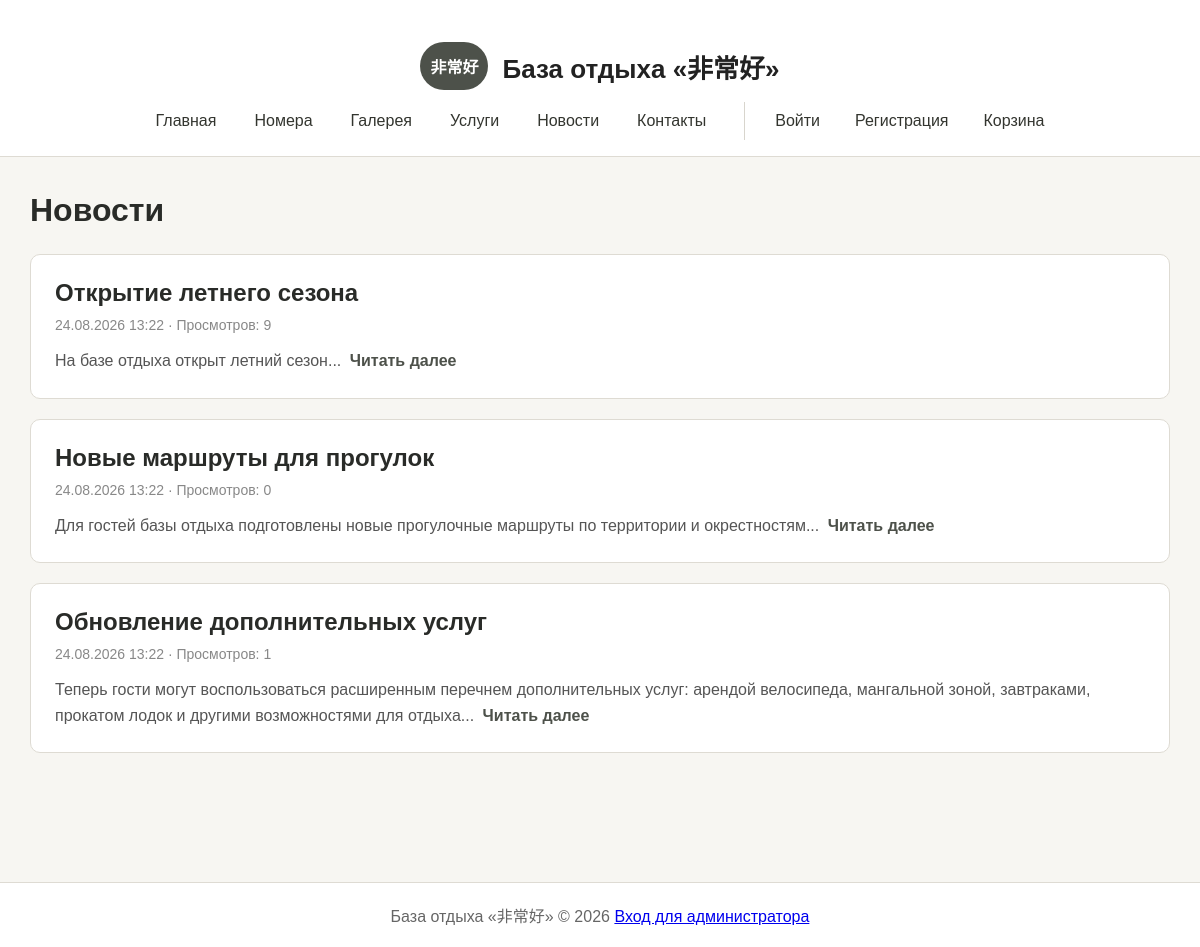
Page /news.php on the committed database.
### news.php (the view, shortened to what this page needs)
<?php
require_once 'includes/config.php';
$result = $conn->query("
    SELECT
        `Код_новости`,
        `Заголовок`,
        `Текст`,
        `Дата_публикации`,
        `Просмотры`
    FROM `Новости`
    ORDER BY `Дата_публикации` DESC
");
require_once 'includes/header.php';
?>
<h1>Новости</h1>
<?php if ($result->num_rows > 0): ?>
    <div class="news-list">
        <?php while ($news = $result->fetch_assoc()): ?>
            <div class="news-card">
                <h2>
                    <?php echo htmlspecialchars($news['Заголовок']); ?>
                </h2>
                <div class="news-meta">
                    <?php
                    echo date(
                        'd.m.Y H:i',
                        strtotime($news['Дата_публикации'])
                    );
                    ?>
                    · Просмотров:
                    <?php echo $news['Просмотры']; ?>
                </div>
                <div class="news-text">
                    <?php
                    $parts = explode('.', $news['Текст'], 2);
                    echo htmlspecialchars(trim($parts[0]));
                    ?>...
                    <a
                        href="news_view.php?id=<?php echo $news['Код_новости']; ?>"
                        class="read-more">
                        Читать далее
                    </a>
                </div>
            </div>
        <?php endwhile; ?>
    </div>
<?php else: ?>
    <div class="card">
        Новостей пока нет.
    </div>
<?php endif; ?>
<?php require_once 'includes/footer.php'; ?>

### includes/header.php (style rules this page uses)
* { box-sizing: border-box; }
body { margin: 0; font-family: Arial, sans-serif; background: #f7f6f2; color: #292b28; }
h1 { font-size: 32px; margin-top: 0; margin-bottom: 25px; }
h2 { font-size: 24px; }

### news.php (style rules this page uses)
.news-list { display: grid; gap: 20px; }
.news-card { background: #ffffff; border: 1px solid #dedbd3; border-radius: 10px; padding: 24px; }
.news-card h2 { margin-top: 0; margin-bottom: 10px; }
.news-meta { color: #888; font-size: 14px; margin-bottom: 15px; }
.news-text { color: #555; line-height: 1.6; }
.read-more { color: #4d514a; font-weight: 600; text-decoration: none; margin-left: 4px; }

### rows in the picture
новости: Заголовок "Открытие летнего сезона", Дата_публикации "24.08.2026 13:22", Просмотры "9", Текст "На базе отдыха открыт летний сезон"
новости: Заголовок "Новые маршруты для прогулок", Дата_публикации "24.08.2026 13:22", Просмотры "0", Текст "Для гостей базы отдыха подготовлены новые прогулочные маршруты по территории и окрестностям"
новости: Заголовок "Обновление дополнительных услуг", Дата_публикации "24.08.2026 13:22", Просмотры "1", Текст "Теперь гости могут воспользоваться расширенным перечнем дополнительных услуг: арендой велосипеда, мангальной зоной, завтраками, прокатом лодок и другими возможностями для отдыха"
